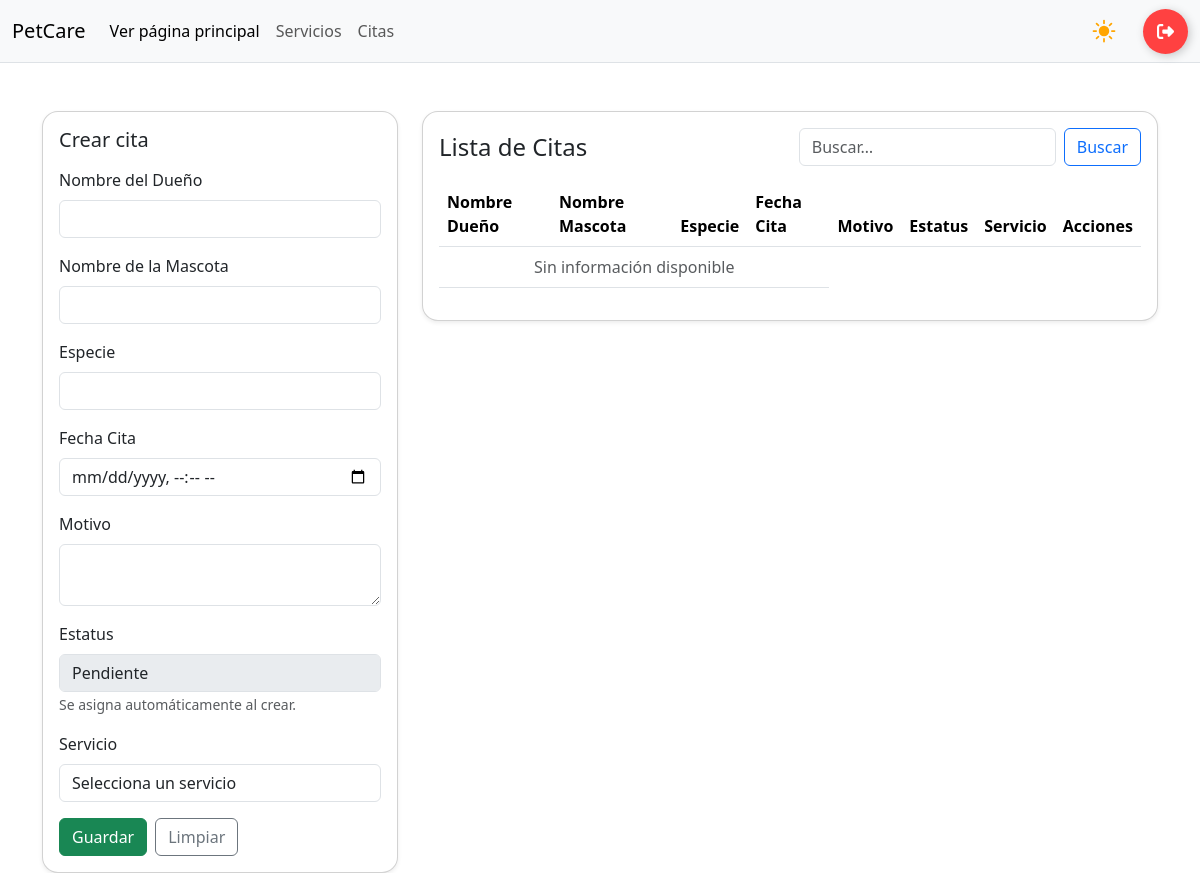
Page /citas/ (signed in) on the earlier database version.
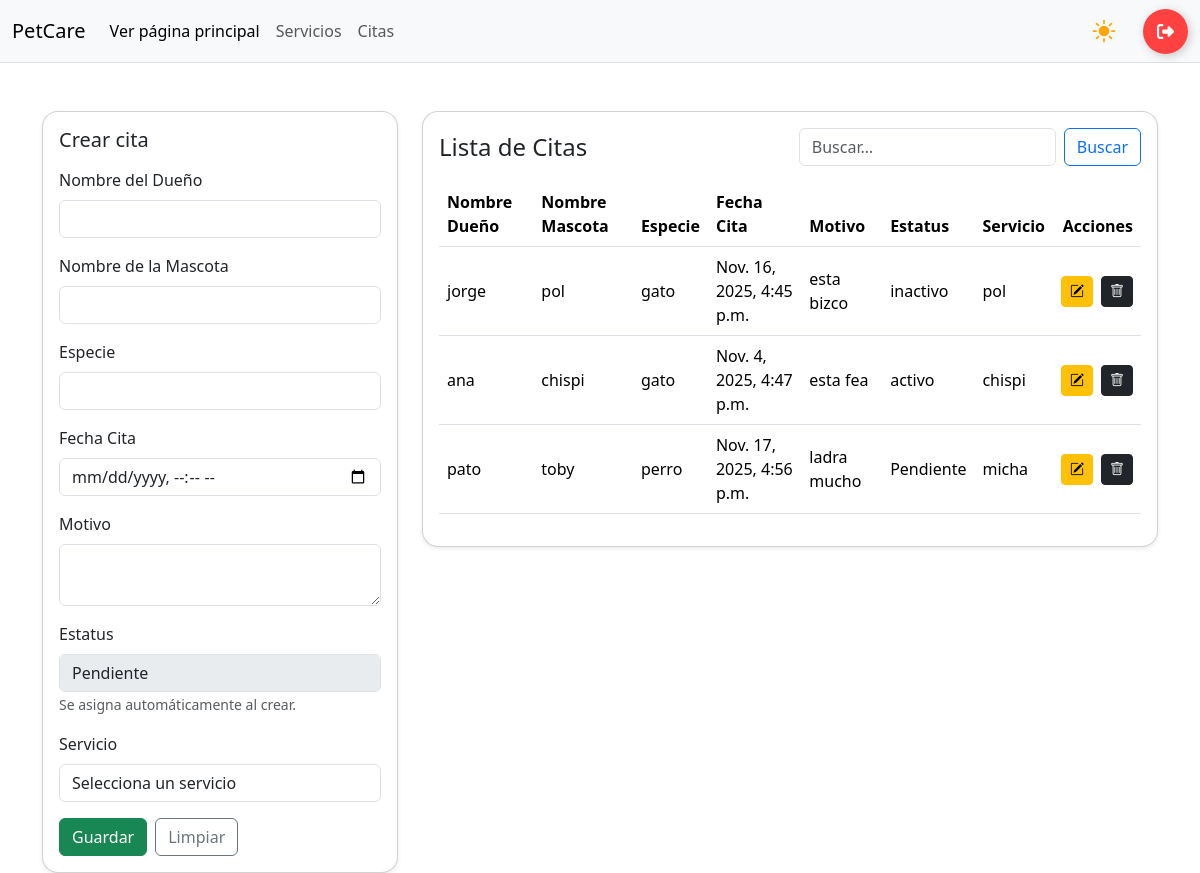
Same page on the later database version.
### app/models.py (models this page shows, shortened)
class CITA_VETERINARIA(models.Model):
    nombre_dueño = models.CharField(max_length=200)
    nombre_mascota = models.CharField(max_length=100)
    especie = models.CharField(max_length=100)
    fecha_cita = models.DateTimeField()
    motivo = models.CharField(max_length=255)
    estatus = models.CharField(max_length=50)
    servicio = models.ForeignKey(SERVICIO, on_delete= models.PROTECT, null=True)

class SERVICIO(models.Model):
    nombre = models.CharField(max_length=100)
    precio = models.DecimalField(max_digits=10, decimal_places=2)
    descripcion = models.TextField(max_length=250, null= True)
    def __str__(self):
        return self.nombre

### app/views.py (the view, shortened to what this page needs)
# urls.py: path('citas/', views.citas_panel, name='citas'),
@login_required
def citas_panel(request, id=None):
    cita = get_object_or_404(CITA_VETERINARIA, pk=id) if id else None
    servicios = SERVICIO.objects.all()  # <- NECESARIO para el ddl
    citas = CITA_VETERINARIA.objects.all()
    ctx = {
        "citas": citas,
        "cita": cita,
        "editando": bool(cita),
        "servicios": servicios,   # <- para poblar el ddl
    }
    return render(request, "citas.html", ctx)

### app/templates/citas.html (shortened to what the changed rows need)
{% load static %}
<!DOCTYPE html>
<html lang="es">
<head>
    {% include 'referencias.html' %}
    <link rel="stylesheet" href="{% static 'css/panel.css' %}">
</head>
<body>
    {% include 'navbar-panel.html' %}
    <main class="container mt-5">
        <div class="row g-4">
            <div class="col-12 col-lg-8">
                <div class="card shadow-sm rounded-4">
                    <div class="card-body">
                        <table class="table table-hover align-middle">
                            <thead>
                                <tr>
                                    <th>Nombre Dueño</th>
                                    <th>Nombre Mascota</th>
                                    <th>Especie</th>
                                    <th>Fecha Cita</th>
                                    <th>Motivo</th>
                                    <th>Estatus</th>
                                    <th>Servicio</th>
                                    <th class="text-end">Acciones</th>
                                </tr>
                            </thead>
                            <tbody>
                                {% for cita in citas %}
                                <tr>
                                    <td>{{ cita.nombre_dueño }}</td>
                                    <td>{{ cita.nombre_mascota }}</td>
                                    <td>{{ cita.especie }}</td>
                                    <td>{{ cita.fecha_cita }}</td>
                                    <td>{{ cita.motivo }}</td>
                                    <td>{{ cita.estatus }}</td>
                                    <td>{{ cita.servicio }}</td>
                                    <td class="text-end">
                                        <div class="d-inline-flex gap-2">
                                            <a class="btn btn-warning btn-sm" href="{% url 'citas_edit' cita.id %}">
                                                <i class="bi bi-pencil-square"></i>
                                            </a>
                                            <a class="btn btn-dark btn-sm" href="{% url 'citas_eliminar' cita.id %}"
                                                onclick="return confirm('¿Eliminar este cita?')">
                                                <i class="bi bi-trash"></i>
                                            </a>
                                        </div>
                                    </td>
                                </tr>
                                {% empty %}
                                <tr>
                                    <td colspan="4" class="text-center text-muted">Sin información disponible</td>
                                </tr>
                                {% endfor %}
                            </tbody>
                        </table>
                    </div>
                </div>
            </div>
        </div>
    </main>
</body>
</html>

Differences in the rows shown:
added CITA_VETERINARIA: nombre_dueño "jorge", nombre_mascota "pol", especie "gato", fecha_cita "Nov. 16, 2025, 4:45 p.m.", motivo "esta bizco", estatus "inactivo", servicio "pol"
added CITA_VETERINARIA: nombre_dueño "ana", nombre_mascota "chispi", especie "gato", fecha_cita "Nov. 4, 2025, 4:47 p.m.", motivo "esta fea", estatus "activo", servicio "chispi"
added CITA_VETERINARIA: nombre_dueño "pato", nombre_mascota "toby", especie "perro", fecha_cita "Nov. 17, 2025, 4:56 p.m.", motivo "ladra mucho", estatus "Pendiente", servicio "micha"
Other differences:
text no longer shown: "Sin información disponible"
